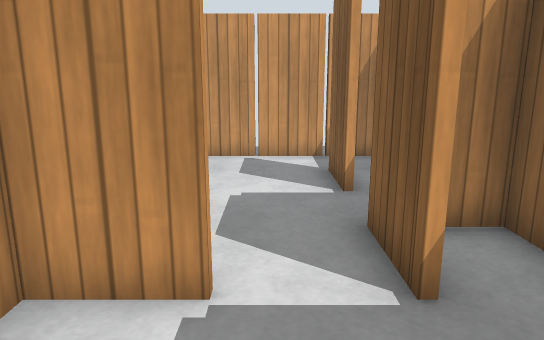
[1] (above)

19 first-person views from a walk through a robot-simulator world made for Gazebo. The camera is 1 m above the floor, tilts 12° down and sees 70° across. The floor is counted in squares, 0.5 m on a side. Each view is taken from the middle of a square. On the plan, view 1 faces up. The plan holds only what a view shows up to about 20 squares ahead; the rest is blank. Gazebo's built-in surfaces are drawn with simple patterns.

[2]
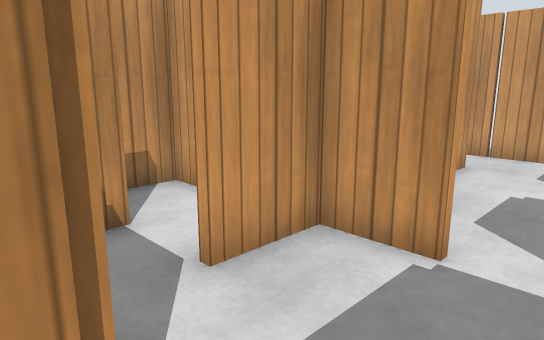

[3]
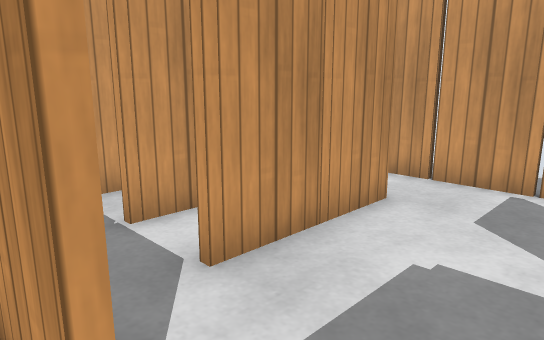

[4]
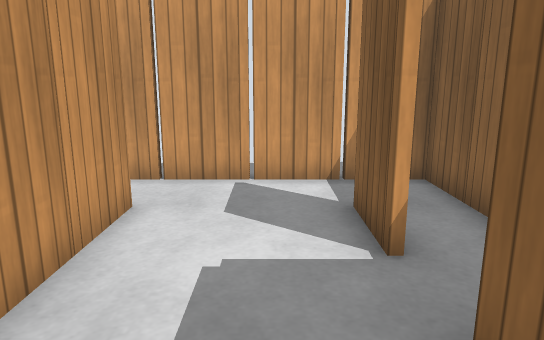

[5]
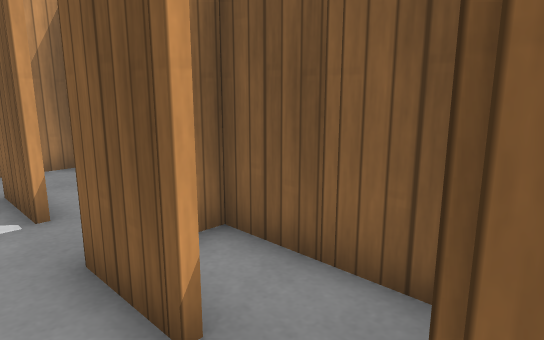

[6]
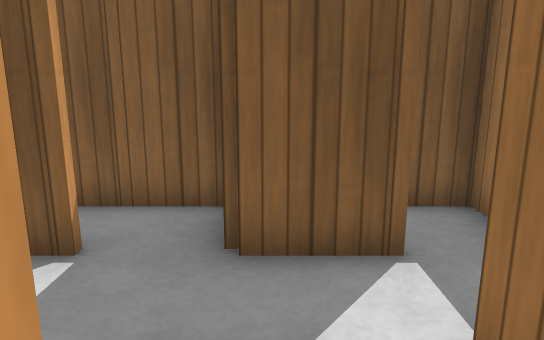

[7]
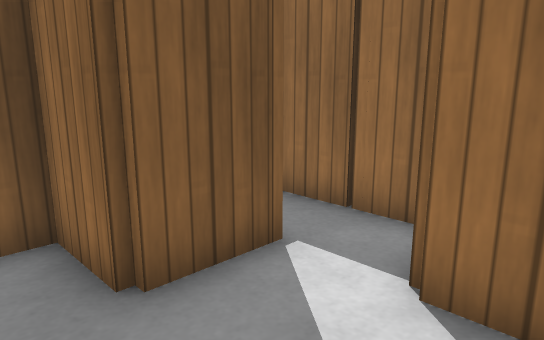

[8]
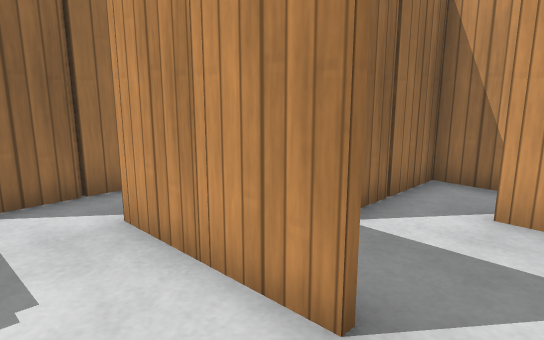

[9]
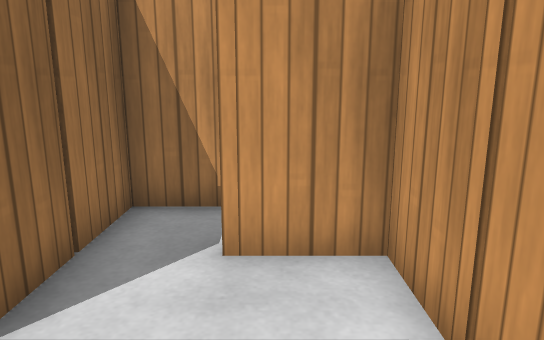

[10]
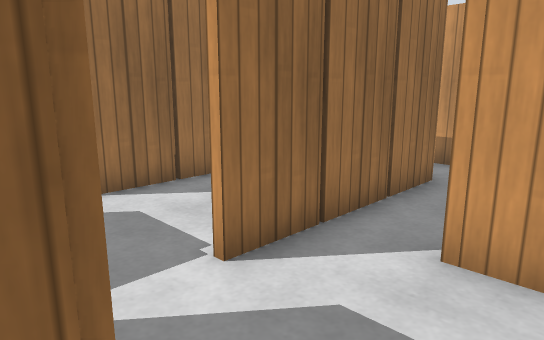

[11]
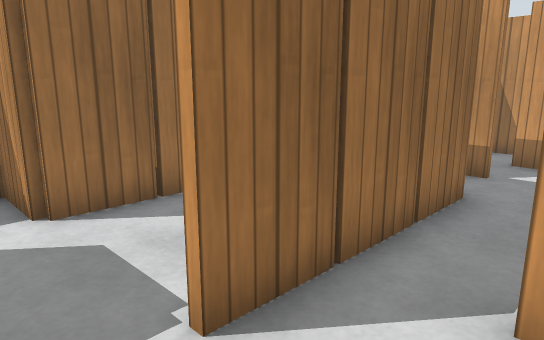

[12]
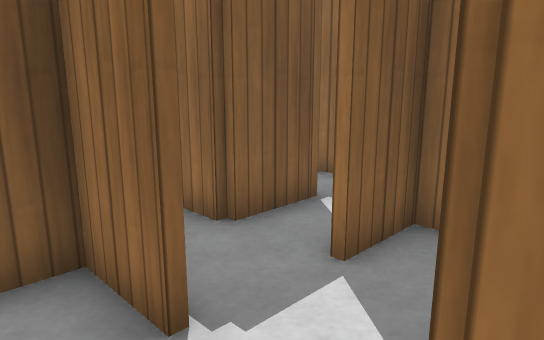

[13]
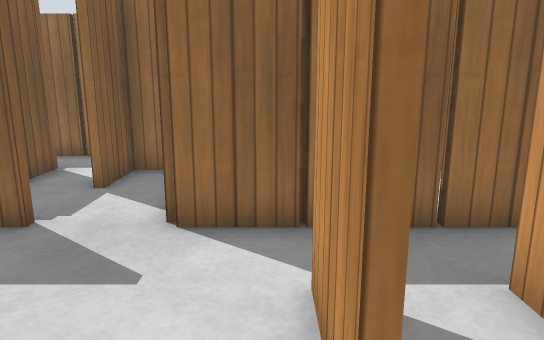

[14]
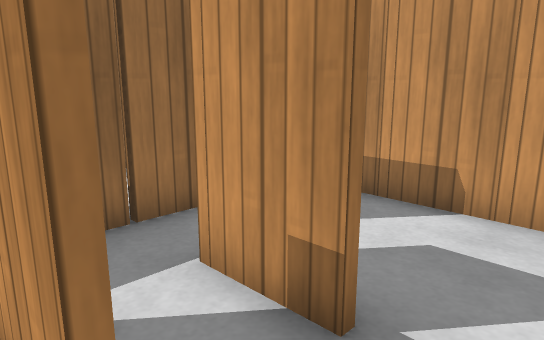

[15]
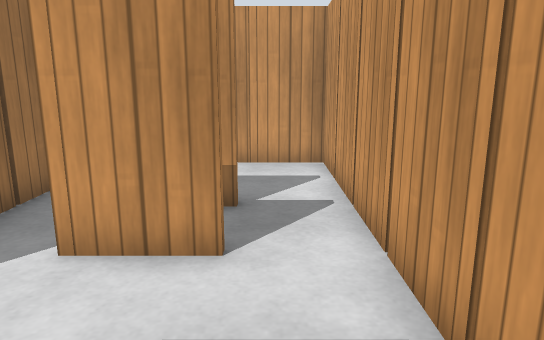

[16]
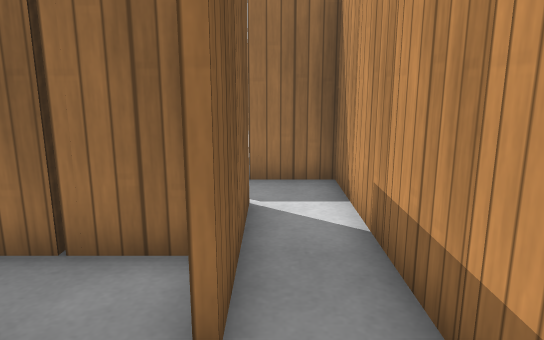

[17]
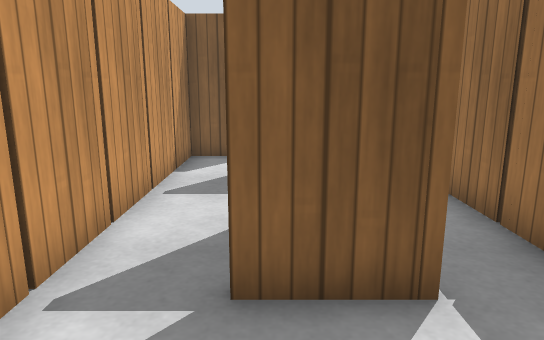

[18]
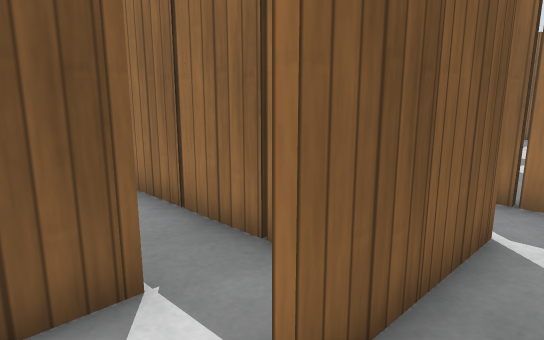

[19]
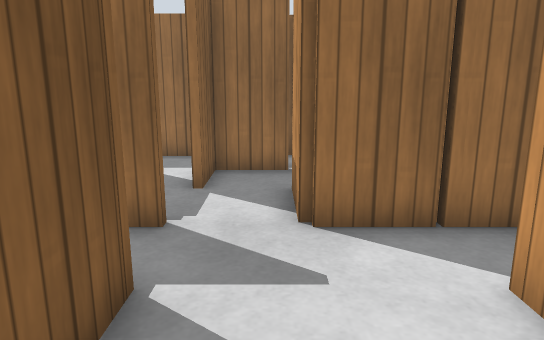

### Floor plan
Ten units are one square. View 1 is at (0, 0); x grows to the right and y downward. Boxes are objects, and circles mark ways between rooms. Rooms are numbered by the first view taken in them; rooms with no view inside come last. Other rooms are left out.
<svg viewBox="-200 -120 250 149">
<path fill="none" stroke="#000" d="M-5 -34 -24 -34 -24 -24M-44 -15 -44 -10M-34 4 -4 4M14 -5 14 -16 34 -16 34 -54 25 -54M-55 -34 -64 -34 -64 -24M-76 4 -58 4M-4 4 -4 24 34 24M-24 -95 -24 -64M14 -84 14 -95M-64 -62 -64 -58M14 -44 14 -55M34 -94 34 -114 -55 -114M-66 -36 -5 -36M-85 -76 -50 -76M-84 -92 -84 -85M-146 -85 -146 -95M-144 -95 -144 -85M-124 -95 -124 -85M-166 -65 -166 -75M-160 -56 -104 -56M-166 -45 -166 -56M-86 -85 -86 -92M-85 -56 -66 -56M-78 -114 -184 -114 -184 -16 -161 -16M-104 -56 -104 -45M-84 -35 -84 -28M-105 -16 -86 -16 -86 -35M-124 -30 -124 -25M-66 -25 -66 -36"/>
<rect x="-75" y="-25" width="10" height="10" fill="#bbb"><title>wooden post</title></rect>
<rect x="-55" y="-35" width="10" height="10" fill="#bbb"><title>wooden post</title></rect>
<rect x="-35" y="-25" width="10" height="10" fill="#bbb"><title>wooden post</title></rect>
<rect x="5" y="-45" width="10" height="10" fill="#bbb"><title>wooden post</title></rect>
<rect x="35" y="-35" width="10" height="10" fill="#bbb"><title>wooden post</title></rect>
<rect x="5" y="-5" width="10" height="10" fill="#bbb"><title>wooden post</title></rect>
<rect x="-75" y="-85" width="10" height="10" fill="#bbb"><title>wooden post</title></rect>
<rect x="-75" y="-105" width="10" height="10" fill="#bbb"><title>wooden post</title></rect>
<rect x="-55" y="-65" width="10" height="10" fill="#bbb"><title>wooden post</title></rect>
<rect x="-55" y="-115" width="10" height="10" fill="#bbb"><title>wooden post</title></rect>
<rect x="-35" y="-45" width="10" height="10" fill="#bbb"><title>wooden post</title></rect>
<rect x="-35" y="-65" width="10" height="10" fill="#bbb"><title>wooden post</title></rect>
<rect x="-35" y="-85" width="10" height="10" fill="#bbb"><title>wooden post</title></rect>
<rect x="-35" y="-115" width="10" height="10" fill="#bbb"><title>wooden post</title></rect>
<rect x="-15" y="-115" width="10" height="10" fill="#bbb"><title>wooden post</title></rect>
<rect x="5" y="-85" width="10" height="10" fill="#bbb"><title>wooden post</title></rect>
<rect x="5" y="-115" width="10" height="10" fill="#bbb"><title>wooden post</title></rect>
<rect x="35" y="-95" width="10" height="10" fill="#bbb"><title>wooden post</title></rect>
<rect x="-195" y="-45" width="10" height="10" fill="#bbb"><title>wooden post</title></rect>
<rect x="-195" y="-65" width="10" height="10" fill="#bbb"><title>wooden post</title></rect>
<rect x="-195" y="-85" width="10" height="10" fill="#bbb"><title>wooden post</title></rect>
<rect x="-195" y="-105" width="10" height="10" fill="#bbb"><title>wooden post</title></rect>
<rect x="-175" y="-45" width="10" height="10" fill="#bbb"><title>wooden post</title></rect>
<rect x="-175" y="-65" width="10" height="10" fill="#bbb"><title>wooden post</title></rect>
<rect x="-175" y="-115" width="10" height="10" fill="#bbb"><title>wooden post</title></rect>
<rect x="-155" y="-55" width="10" height="10" fill="#bbb"><title>wooden post</title></rect>
<rect x="-155" y="-85" width="10" height="10" fill="#bbb"><title>wooden post</title></rect>
<rect x="-155" y="-115" width="10" height="10" fill="#bbb"><title>wooden post</title></rect>
<rect x="-135" y="-65" width="10" height="10" fill="#bbb"><title>wooden post</title></rect>
<rect x="-135" y="-85" width="10" height="10" fill="#bbb"><title>wooden post</title></rect>
<rect x="-135" y="-115" width="10" height="10" fill="#bbb"><title>wooden post</title></rect>
<rect x="-115" y="-115" width="10" height="10" fill="#bbb"><title>wooden post</title></rect>
<rect x="-95" y="-85" width="10" height="10" fill="#bbb"><title>wooden post</title></rect>
<rect x="-95" y="-115" width="10" height="10" fill="#bbb"><title>wooden post</title></rect>
<rect x="-115" y="-45" width="10" height="10" fill="#bbb"><title>wooden post</title></rect>
<circle cx="0" cy="0" r="3" fill="#2a7"/>
<circle cx="0" cy="-40" r="3" fill="#2a7"/>
<circle cx="-80" cy="-30" r="3" fill="#2a7"/>
<circle cx="-85" cy="-105" r="3" fill="#2a7"/>
<circle cx="-60" cy="-50" r="3" fill="#2a7"/>
<circle cx="-95" cy="-60" r="3" fill="#2a7"/>
<text x="-20" y="-20">1</text>
<text x="20" y="0">2</text>
<text x="-20" y="-80">3</text>
<text x="-140" y="-80">4</text>
<text x="-100" y="-40">5</text>
</svg>
Room 1 opens to room 2. Room 1 opens to room 3. Room 1 opens to room 5. Room 3 opens to room 4. Room 3 opens to room 5. Room 4 opens to room 5.

Where each view was taken, in squares from view 1:
view 1: 0 up, 0 right, facing up
view 2: 1 down, 1 right, facing up-left
view 3: 3 up, 1 right, facing up-left
view 4: 3 up, 0 right, facing up
view 5: 1 up, 0 right, facing up-right
view 6: 1 up, 3 left, facing right
view 7: 3 up, 2 left, facing down-right
view 8: 11 up, 0 right, facing down-left
view 9: 10 up, 2 left, facing left
view 10: 7 up, 2 right, facing down-left
view 11: 6 up, 1 right, facing down-left
view 12: 7 up, 11 left, facing down-right
view 13: 11 up, 12 left, facing down
view 14: 11 up, 12 left, facing down-left
view 15: 10 up, 8 left, facing left
view 16: 10 up, 17 left, facing down
view 17: 9 up, 18 left, facing right
view 18: 9 up, 18 left, facing down-right
view 19: 11 up, 10 left, facing down
